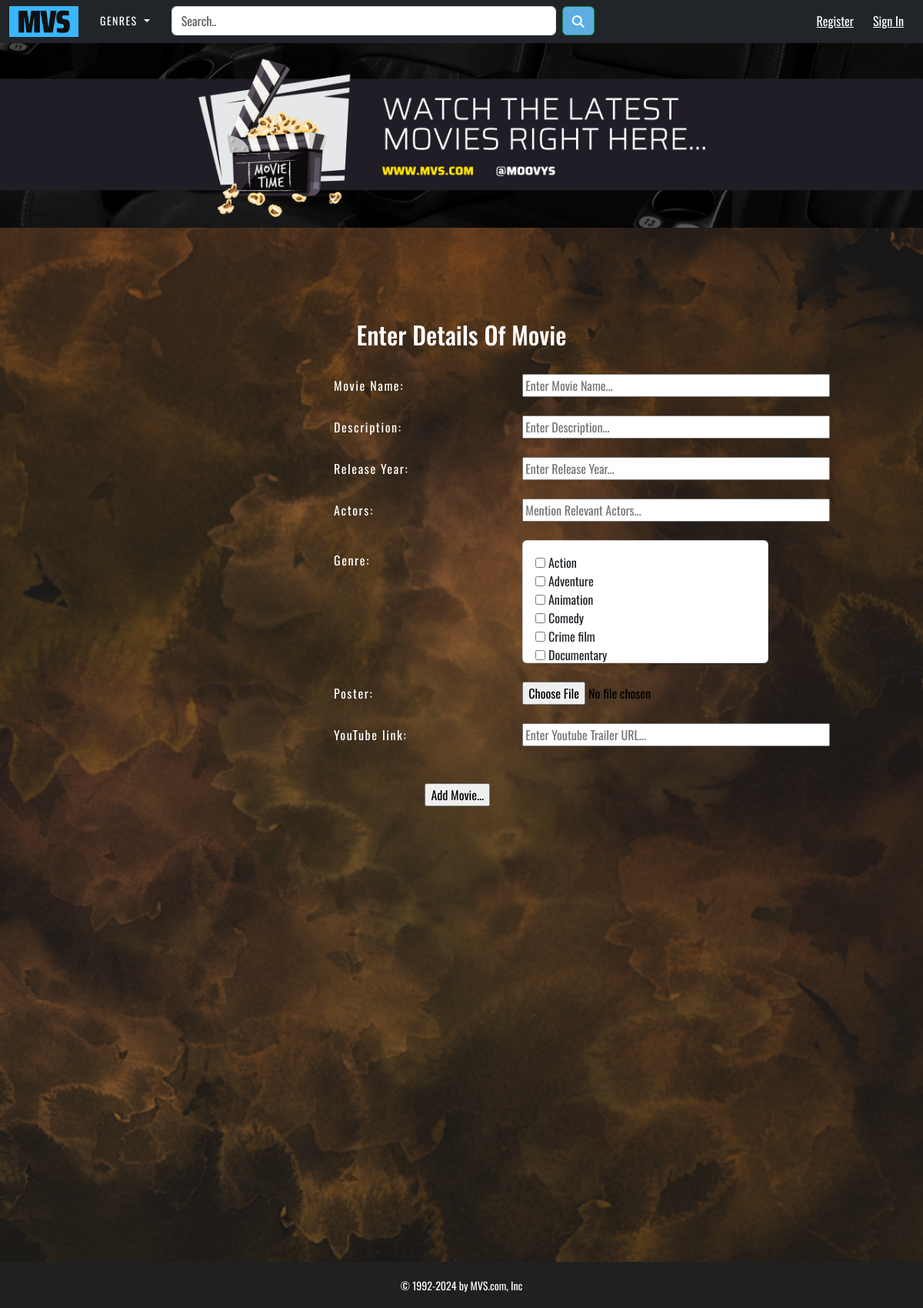
Screenshot of /add/movie/ with the database file from the repository.
### movie_app/models.py (models this page shows, shortened)
class Genre(models.Model):
    name = models.CharField(max_length=250, unique=True)
    slug = models.SlugField(max_length=250, unique=True)
    class Meta:
        ordering = ('name',)
        verbose_name = 'genre'
        verbose_name_plural = 'genres'

### movie_app/views.py (the view, shortened to what this page needs)
# urls.py: path('add/movie/', views.add, name='add'),
def add(request):
    return render(request, 'add.html')

### movie_app/context_processors.py (called while the page is built)
def genre_names(request):
    gennames = Genre.objects.all()
    return dict(gennames=gennames)

### templates/add.html (shortened to what this page needs)
{% extends 'home.html' %}
{% load static %}
{% block content %}
<div class="container">
    <div class="row">
        <div class="col-lg-12">
            <br><br>
        </div>
    </div>
    <div class="row">
        <div class="col-lg-12" style="text-align: center;">
            <br>
            <label style="color:white;"><h2>Enter Details Of Movie</h2></label><br><br>
        </div>
    </div>
    <div class="row">
        <div class="col-lg-4">
        </div>
        <div class="col-lg-8" style="color:white;">
            <form method="post" enctype="multipart/form-data">
                <div class="container">
                    <div class="row">
                        <div class="col-lg-4">
                            <label style="transform: translateY(12%);letter-spacing:.1em;">Movie Name:</label><br><br>
                            <label style="transform: translateY(37%);letter-spacing:.1em;">Description:</label><br><br>
                            <label style="transform: translateY(62%);letter-spacing:.1em;">Release Year:</label><br><br>
                            <label style="transform: translateY(87%);letter-spacing:.1em;">Actors:</label><br><br>
                            <label style="transform: translateY(160%);letter-spacing:.1em;">Genre:</label><br><br>
                            <label style="transform: translateY(680%);letter-spacing:.1em;">Poster:</label><br><br>
                            <label style="transform: translateY(705%);letter-spacing:.1em;">YouTube link:</label><br><br>
                        </div>
                        <div class="col-lg-8">
                            <input type="text" name="name" placeholder="Enter Movie Name..." style="width: 400px;"><br><br>
                            <input type="text" name="desc" placeholder="Enter Description..." style="width: 400px;"><br><br>
                            <input type="number" name="year" placeholder="Enter Release Year..." style="width: 400px;"><br><br>
                            <input type="text" name="actors" placeholder="Mention Relevant Actors..." style="width: 400px;"><br><br>
                            <div class="col-md-3">
                                <div class="card text-left" style="width: 20rem;height: 10rem;overflow:scroll;">
                                    <div class="card-body">
                                    {% for i in gennames %}
                                        <input type="checkbox" name=genre value="{{i.name}}"> {{i.name}}<br>
                                    {% endfor %}
                                    </div>
                                </div>
                            </div>
                            <br>
                            <input type="file" name="img" placeholder="Upload Movie Poster..." style="color:white;width: 400px;color:black;"><br><br>
                            <input type="url" name="youtube_url" placeholder="Enter Youtube Trailer URL..." style="width: 400px;"><br><br><br>
                            <input type="submit" value="Add Movie..." style="color:black;position:center;transform: translateX(-150%);">
                        </div>
                    </div>
                </div>
            </form>
        </div>
    </div>
</div>
{% endblock %}

### static/css/custom.css (style rules this page uses)
body { min-height: 1700px; height: 100%; margin-bottom: 60px; background:'bg.png'; }

### rows the page displays
Genre: name "Action"
Genre: name "Adventure"
Genre: name "Animation"
Genre: name "Comedy"
Genre: name "Crime film"
Genre: name "Documentary"
